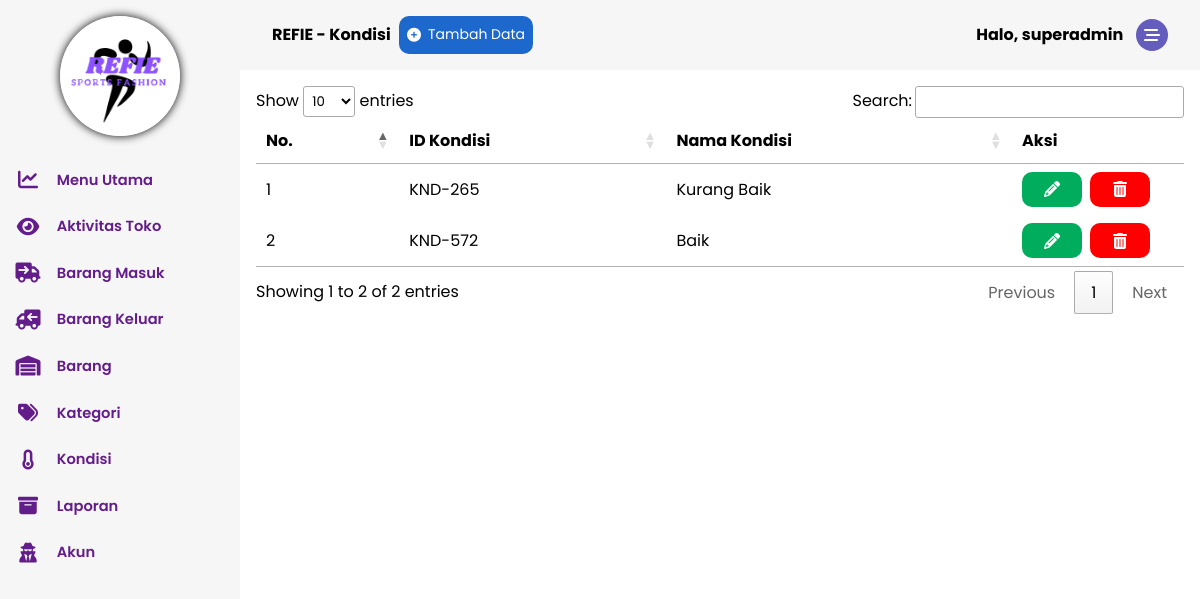
/dashboard.php?kondisi=kondisi.php (signed in), run on the app's committed database.
### tables this page shows
CREATE TABLE `kondisi` (
  `id_kondisi` varchar(10) NOT NULL,
  `nama_kondisi` text NOT NULL
);

### kondisi.php (the view, shortened to what this page needs)
<table id="table-kondisi">
    <thead>
        <tr>
            <th>No.</th>
            <th>ID Kondisi</th>
            <th>Nama Kondisi</th>
            <th>Aksi</th>
        </tr>
    </thead>
    <tbody>
        <?php
            $query = "select * from kondisi";
            $sql = mysqli_query($conn, $query);
            $no = 0;
            while($result = mysqli_fetch_assoc($sql)){
                $id = $result['id_kondisi'];
                $nm = $result['nama_kondisi'];
        ?>
        <tr>
            <td><?php echo ++$no; ?></td>
            <td><?php echo $id; ?></td>
            <td><?php echo $nm; ?></td>
            <td>
                <div class="table-button">
                    <a href="dashboard.php?form-kondisi=form-kondisi.php&ubah_kondisi=<?php echo $id; ?>"
                        class="btn btn-success"
                        style="margin: 0 0.5em 0 0;">
                        <i class="fa-solid fa-pencil"></i>
                    </a>
                    <a href="inc/process.php?hapus_kondisi=<?php echo $id; ?>" class="btn btn-danger"
                        onclick="return confirm('Apakah Anda yakin menghapus data dengan ID <?php echo $id; ?>?')">
                        <i class="fa-solid fa-trash-can"></i>
                    </a>
                </div>
            </td>
        </tr>
        <?php
            }
        ?>
    </tbody>
</table>

### assets/css/style.css (style rules this page uses)
* { font-family: 'Poppins', sans-serif; margin: 0; padding: 0; -webkit-box-sizing: border-box; box-sizing: border-box; scroll-behavior: smooth; }
:root { --colorbase: #631d8b; }
.btn { display: flex; flex-direction: row; justify-content: center; align-items: center; width: 70%; padding: 0.6em; font-size: 1em; border-radius: 10px; color: #fff; transition: .3s; }
.btn i { margin: 0 0.5em 0 0; }
.btn-success { background-color: #00ad5c; }
.btn-danger { background-color: red; }
.table-button { display: flex; flex-direction: row; }
.table-button a { width: 30%; text-decoration: none; }
.table-button a i { margin: 0; }
@media screen and (min-width: 768px) { .section-body table.dataTable.no-footer { width: 61em; } }

### data on the page
kondisi: id_kondisi "KND-265", nama_kondisi "Kurang Baik"
kondisi: id_kondisi "KND-572", nama_kondisi "Baik"

### other printed values
$_SESSION['username'] "superadmin"
